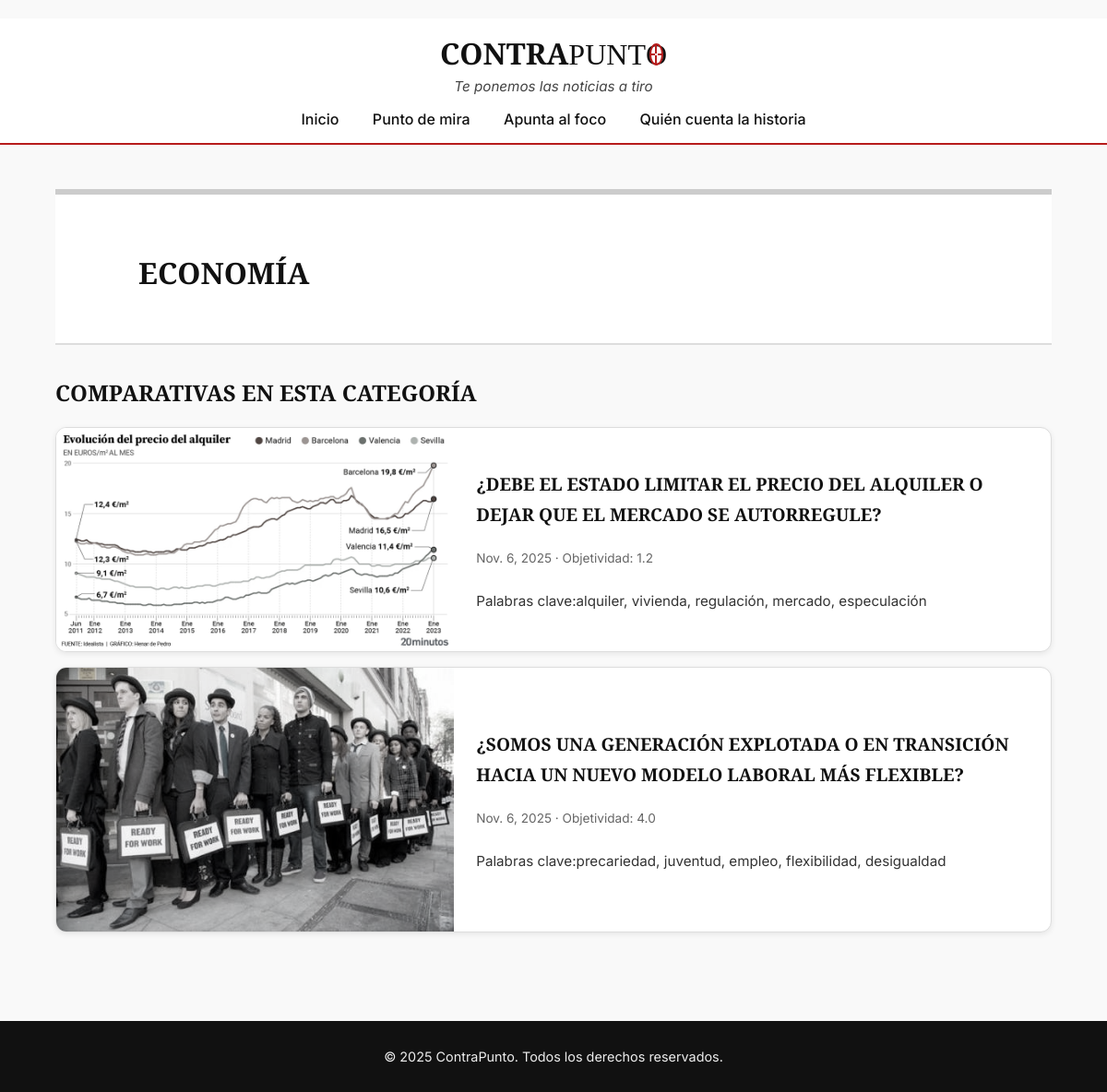
Page /contraPunto/categoria/1/ on the committed database.
### appContraPunto/models.py (models this page shows, shortened)
class Categoria(models.Model):
    nombre = models.CharField(max_length=100)
    descripcion = models.TextField()
    icono = models.ImageField(upload_to='img', blank=True, null=True, verbose_name='Image')
    color = models.CharField(max_length=20, default="#cccccc")

class Comparativa(models.Model):
    titulo = models.CharField(max_length=200)
    claves = models.CharField(max_length=100)
    fecha = models.DateField(auto_now_add=True)
    categoria = models.ManyToManyField(Categoria)
    contenido = models.TextField()
    objetividad = models.FloatField(null=True, blank=True)
    imagen = models.ImageField(upload_to='img', blank=True, null=True, verbose_name='Image')
    destacada = models.BooleanField(default=False)

### appContraPunto/views.py (the view)
# urls.py: path('categoria/<int:pk>/', CategoriaDetailView.as_view(), name='categoria'),
class CategoriaDetailView(DetailView):
    model = Categoria
    template_name = 'categoria_detail.html'
    context_object_name = 'categoria'
    def get_context_data(self, **kwargs):
        context = super(CategoriaDetailView, self).get_context_data(**kwargs)
        context['comparativas_relacionadas'] = (
            Comparativa.objects.filter(categoria = self.object)
            .order_by('-fecha')
            )
        return context

### appContraPunto/templates/categoria_detail.html (shortened to what this page needs)
﻿{% extends "base.html" %}
{% block content %}
<section class="categoria_header" style="border-top: 6px solid {{ categoria.color }}">
    <div class="categoria_info">
        <div>
            <h1>{{ categoria.nombre }}</h1>
        </div>
    </div>
</section>
<section class="comparativa_categoria">
    <h2>Comparativas en esta Categoría</h2>
    <div class="carrusel">
        {% for comp in comparativas_relacionadas %}
        <article class="card_horizontal">
            {% if comp.imagen %}
                <img alt="{{ comp.titulo }}" src="{{comp.imagen.url}}" >
            {% endif %}
                <div>
                    <h3><a href="{% url 'comparativa' comp.id %}">{{ comp.titulo }}</a></h3>
                    <p class="meta">
                        <span>{{ comp.fecha }}</span> ·
                        <span>Objetividad: {{ comp.objetividad|floatformat:1 }}</span>
                    </p>
                    <p>Palabras clave:{{ comp.claves }}</p>
                </div>
        </article>
        {% endfor %}
    </div>
</section>
{% endblock %}

### appContraPunto/static/css/estilos_base.css (style rules this page uses)
:root { --acento: #b71c1c; --mirilla-grosor: 0.07em; --mirilla-gap: 0.05em; }
body { font-family: 'Inter', sans-serif; background-color: #f9f9f9; color: #111; margin: 0; padding: 0; }
h1, h2, h3, h4 { font-family: 'Merriweather', serif; text-transform: uppercase; margin-bottom: 1rem; }
img { filter: grayscale(100%); transition: filter 0.5s ease; }
.categoria_header { background-color: #fff; border-bottom: 2px solid #ddd; padding: 2rem 0; margin-bottom: 2rem; }
.categoria_info { display: flex; align-items: center; gap: 1.5rem; max-width: 900px; margin: 0 auto; }
.categoria_info h1 { font-family: 'Merriweather', serif; font-size: 2rem; margin-bottom: 0.5rem; }
.carrusel { display: flex; flex-direction: column; gap: 1rem; margin-top: 1rem; }
.card_horizontal { display: flex; background-color: #fff; border: 1px solid #ddd; border-radius: 12px; overflow: hidden; box-shadow: 0 2px 6px rgba(0,0,0,0.08); transition: transform 0.3s ease, box-shadow 0.3s ease; }
.card_horizontal img { width: 40%; object-fit: cover; filter: grayscale(90%); transition: filter 0.4s ease, transform 0.4s ease; }
.card_horizontal div { padding: 1rem 1.5rem; flex: 1; display: flex; flex-direction: column; justify-content: center; }
.card_horizontal h3 { font-family: 'Merriweather', serif; font-size: 1.2rem; margin-bottom: 0.4rem; }
.card_horizontal h3 a { text-decoration: none; color: #111; transition: color 0.3s ease; }
.card_horizontal .meta { font-size: 0.85rem; color: #666; margin-bottom: 0.4rem; }
.card_horizontal p { font-size: 0.95rem; color: #333; }

### rows in the picture
Categoria: nombre "ECONOMÍA"
Comparativa: imagen (picture), titulo "¿DEBE EL ESTADO LIMITAR EL PRECIO DEL ALQUILER O DEJAR QUE EL MERCADO SE AUTORREGULE?", fecha "Nov. 6, 2025", objetividad "1.2", claves "alquiler, vivienda, regulación, mercado, especulación"
Comparativa: imagen (picture), titulo "¿SOMOS UNA GENERACIÓN EXPLOTADA O EN TRANSICIÓN HACIA UN NUEVO MODELO LABORAL MÁS FLEXIBLE?", fecha "Nov. 6, 2025", objetividad "4.0", claves "precariedad, juventud, empleo, flexibilidad, desigualdad"
